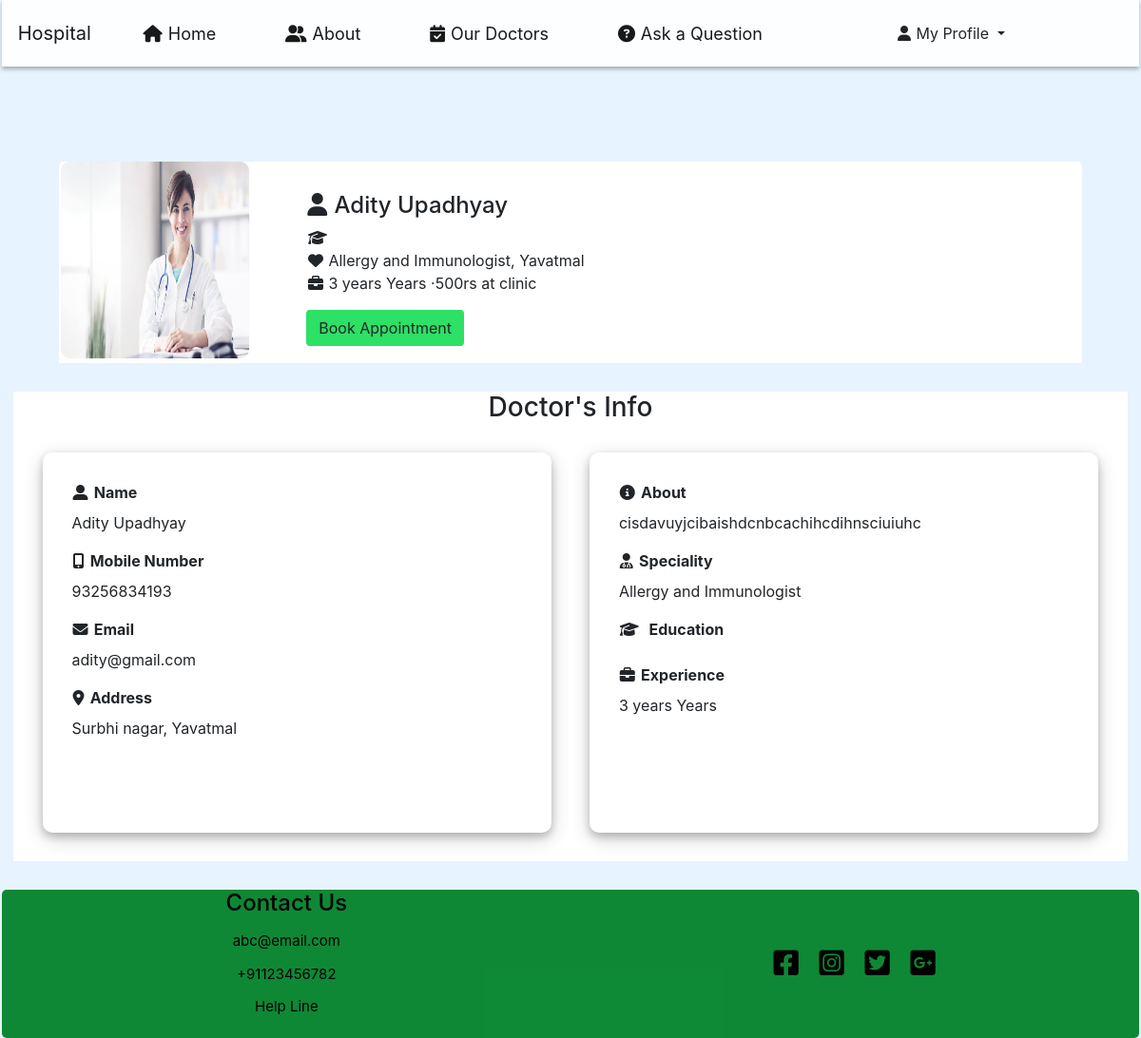
Screenshot of /profile/4 with the database file from the repository.
### App1/models.py (models this page shows, shortened)
class CustomUser(AbstractBaseUser, PermissionsMixin):
    specialist_name = models.CharField(max_length=100, blank=False, null=False)
    email = models.EmailField(unique=True)
    phone = models.CharField(max_length=13)
    image = models.ImageField(upload_to='profile/', default='default.jpg', blank=True, null=False)
    password = models.CharField(max_length=100)
    profession = models.CharField(max_length=100)
    qualification=models.CharField(max_length=100)
    locality = models.CharField(max_length=100, null=True, blank=True)
    state_name = models.CharField(max_length=100)
    dist_name = models.CharField(max_length=100)
    pincode=models.CharField(max_length=10)
    experience=models.CharField(max_length=10)
    about = models.CharField(max_length=200)
    cunsultation_fees = models.CharField(max_length=5)
    @property
    def imageURL(self):
        try:
            url = self.image.url
        except:
            url = ""
        return url
    is_staff = models.BooleanField(default=False)
    is_active = models.BooleanField(default=True)
    date_joined = models.DateTimeField(default=timezone.now)
    USERNAME_FIELD = 'email'
    REQUIRED_FIELDS = []
    objects = CustomUserManager()

### App1/views.py (the view)
# urls.py: path('profile/<int:id>', views.Profile, name = "profile"),
def Profile(request, id):
    Consultant=CustomUser.objects.filter(id=id)
    return render(request, 'app1/doctor_profile_page.html', {'Consultants':Consultant})

### App1/templates/app1/doctor_profile_page.html (shortened to what this page needs)
{% extends 'app1/base.html' %}
{% block content %}
{% for specialist in Consultants %}
    {% if request.user.email == appointment.specialist_name.email %}
    <div class="doctorProfileContainer">
        <div class="doctorImageContainer">
            <img src="{{specialist.imageURL}}" alt=""
                class="docrotImage">
        </div>
        <div class="doctorDetails">
            <h4><i class="fa-solid fa-user"></i>&nbsp;{{specialist.specialist_name}}</h4>
            <ul>
                <li><i class="fa-solid fa-graduation-cap"></i>&nbsp;{{specialist.qualification}}</li>
                <li><i class="fa-solid fa-heart"></i>&nbsp;{{specialist.profession}}, {{specialist.dist_name}}</li>
                <li><i class="fa-solid fa-briefcase"></i>&nbsp;{{specialist.experience}} Years ·{{specialist.cunsultation_fees}} at clinic</li>
            </ul>
            <form method="post" action="{% url 'appointment' %}">
                <button type="submit" class="btn doctorBookAppointmentButton1">Book Appointment</button>
            </form>
        </div>
    </div>
    <div class="doctorInfo">
        <h3 class="text-center">Doctor's Info</h3>
        <div class="doctorPersonalAndProfessionalContainer">
            <div class="doctorPersonalContainer">
                <label for=""><i class="fa-solid fa-user-large"></i>&nbsp;<b>Name</b></label>
                <p>{{specialist.specialist_name}}</p>
                <label for=""><i class="fa-solid fa-mobile-screen-button"></i>&nbsp;<b>Mobile Number</b></label>
                <p>{{specialist.phone}}3</p>
                <label for=""><i class="fa-solid fa-envelope"></i>&nbsp;<b>Email</b></label>
                <p>{{specialist.email}}</p>
                <label for=""><i class="fa-solid fa-location-dot"></i>&nbsp;<b>Address</b></label>
                <p>{{specialist.locality}}</p>
            </div>
            <div class="doctorProfessionalContainer">
                <label for=""><i class="fa-solid fa-circle-info"></i>&nbsp;<b>About</b></label>
                <p>{{specialist.about}}</p>
                <label for=""><i class="fa-solid fa-user-doctor"></i>&nbsp;<b>Speciality</b></label>
                <p>{{specialist.profession}}</p>
                <label for=""><i class="fa-solid fa-graduation-cap"></i>&nbsp; <b>Education</b></label>
                <label for=""><i class="fa-solid fa-briefcase"></i>&nbsp;<b>Experience</b></label>
                <p>{{specialist.experience}} Years</p>
            </div>
        </div>
    </div>
    {% endif %}
  {% endfor %}
{% endblock content %}

### App1/templates/app1/base.html (style rules this page uses)
* { margin: 0; padding: 0 .90px; box-sizing: border-box; scroll-behavior: smooth; }
:root { --green: #1dde5aec; --deepGreen: #0b8732fb; }
body { background-color: #00ff4c1b; }

### App1/templates/app1/doctor_profile_page.html (style rules this page uses)
* { margin: 0; padding:0 .90px; box-sizing: border-box; list-style: none; text-align: justify; }
body { background-color: rgba(0, 132, 255, 0.096); }
.doctorProfileContainer { width: 90%; height: auto; margin: 0 auto; margin-top: 100px; display: grid; grid-template-columns: 20% 80%; align-items: center; background-color: white; border-top-right-radius: 5px; border-top-left-radius: 5px; }
.doctorImageContainer { height: auto; width: 100%; }
.docrotImage { height: 207px; width: 200px; border-radius: 10px; margin-bottom: 5px; }
.doctorDetails { margin-left: 43px; margin-top: 14px; }
.doctorBookAppointmentButton1 { background-color: var(--green); }
.doctorInfo { height: auto; width: 98%; padding: 0 10px; margin: 0 auto; margin-top: 30px; background-color: white; }
.doctorPersonalAndProfessionalContainer { height: auto; width: 100%; display: flex; margin-top: 30px; justify-content: center; align-items: center; }
.doctorPersonalAndProfessionalContainer>div { min-height: 400px; max-height: auto; width: 100%; margin: 0 20px; padding: 30px; border-radius: 10px; margin-bottom: 30px; }
.doctorPersonalContainer { box-shadow: 0 4px 8px 0 rgba(0, 0, 0, 0.2), 0 6px 20px 0 rgba(0, 0, 0, 0.19); }
.doctorProfessionalContainer { box-shadow: 0 4px 8px 0 rgba(0, 0, 0, 0.2), 0 6px 20px 0 rgba(0, 0, 0, 0.19); }

### rows the page displays
CustomUser: imageURL (picture), specialist_name "Adity Upadhyay", profession "Allergy and Immunologist", dist_name "Yavatmal", experience "3 years", cunsultation_fees "500rs", phone "9325683419", email "adity@gmail.com", locality "Surbhi nagar, Yavatmal", about "cisdavuyjcibaishdcnbcachihcdihnsciuiuhc"
